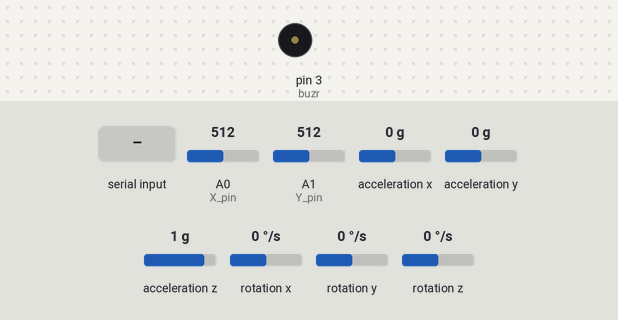
This sketch was run on a simulated Arduino Uno, built with avr-gcc and run on an emulated ATmega328P. On the bench: buzzer (waves = sounding). Wiring (inferred from the names in the program): MPU-6050 motion sensor at I2C address 0x68. The test bench sets the inputs (shaded band); at power-on: A0 (X_pin) = 512, A1 (Y_pin) = 512, acceleration x 0 g, acceleration y 0 g, acceleration z 1 g, rotation x 0 °/s, rotation y 0 °/s, rotation z 0 °/s. What the sketch prints to the serial monitor is not drawn.

Above: at 1.2 s.
1.3 s: "a" received over Serial
At 1.36 s:
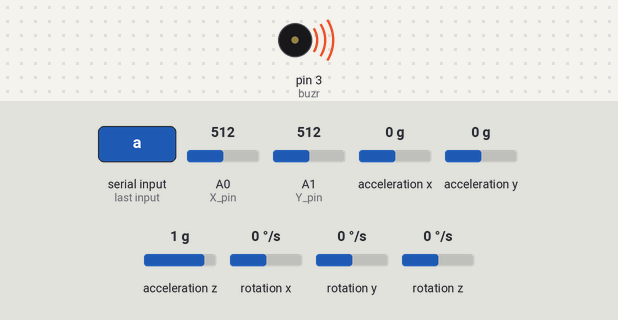
4.4 s: A0 (X_pin) set to 884
5.9 s: A0 (X_pin) set to 906
7.8 s: A1 (Y_pin) set to 882
9.3 s: A1 (Y_pin) set to 916
Timing chart, 0 to 12.3 s (numbered marks = the images above; inputs shaded):
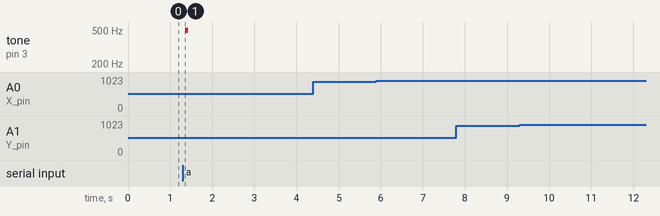

Measured:
- after the input at 1.3 s, tone on pin 3 (buzr): silent → 496 Hz after 0.06 s, → silent 0.08 s later
- after the input at 4.4 s, every drawn part: stays the same
- after the input at 5.9 s, every drawn part: stays the same
- after the input at 7.8 s, every drawn part: stays the same
- after the input at 9.3 s, every drawn part: stays the same

The sketch:

sketch_mar25a.ino
```cpp
#include<Wire.h>
const int SW_pin = 2; // digital pin connected to switch output of joystick
const int X_pin = 0; // analog pin connected to X output of joystick
const int Y_pin = 1; // analog pin connected to Y output of joystick
int Joy_y;
int Joy_x;
bool vert, hori;
char s_evt;
const int MPU_addr=0x68;  // I2C address of the MPU-6050
int16_t AcX,AcY,AcZ,Tmp,GyX,GyY,GyZ;

int buzr = 3;//the pin of the active buzzer

void setup() {
  // put your setup code here, to run once:
  //joystick setup
  pinMode(SW_pin, INPUT);
  digitalWrite(SW_pin, HIGH);
  Serial.begin(9600);

   // initialize serial communication at 9600 bits per second:
  //Serial.begin(9600);

  //setup gyroscope
  Wire.begin();
  Wire.beginTransmission(MPU_addr);
  Wire.write(0x6B);  // PWR_MGMT_1 register
  Wire.write(0);     // set to zero (wakes up the MPU-6050)
  Wire.endTransmission(true);
  //Serial.begin(9600);

  pinMode(buzr,OUTPUT);//initialize the buzzer pin as an output
}

void loop() {
  // put your main code here, to run repeatedly:
  Joy_x = analogRead(X_pin);
  Joy_y = analogRead(Y_pin);
  if(hori == false){
    if(Joy_x >= 900){
      Serial.print("d");
      hori = true;
      vert = false;
    }
    else if(Joy_x <= 100){
      Serial.print("a");
      hori = true;
      vert = false;
    }
  }
  if(vert == false){
    if(Joy_y >= 900){
      Serial.print("s");
      vert = true;
      hori = false;
    }
    else if(Joy_y <= 100){
      Serial.print("w");
      vert = true;
      hori = false;
    }
  }
  Wire.beginTransmission(MPU_addr);
  Wire.write(0x3B);  // starting with register 0x3B (ACCEL_XOUT_H)
  Wire.endTransmission(false);
  Wire.requestFrom(MPU_addr,14,true);  // request a total of 14 registers
  AcX=Wire.read()<<8|Wire.read();  // 0x3B (ACCEL_XOUT_H) & 0x3C (ACCEL_XOUT_L)
  AcY=Wire.read()<<8|Wire.read();  // 0x3D (ACCEL_YOUT_H) & 0x3E (ACCEL_YOUT_L)
  AcZ=Wire.read()<<8|Wire.read();  // 0x3F (ACCEL_ZOUT_H) & 0x40 (ACCEL_ZOUT_L)
  Tmp=Wire.read()<<8|Wire.read();  // 0x41 (TEMP_OUT_H) & 0x42 (TEMP_OUT_L)
  GyX=Wire.read()<<8|Wire.read();  // 0x43 (GYRO_XOUT_H) & 0x44 (GYRO_XOUT_L)
  GyY=Wire.read()<<8|Wire.read();  // 0x45 (GYRO_YOUT_H) & 0x46 (GYRO_YOUT_L)
  GyZ=Wire.read()<<8|Wire.read();  // 0x47 (GYRO_ZOUT_H) & 0x48 (GYRO_ZOUT_L)
  if(vert == false){

    if(GyX >= 10000){
      Serial.println("s");
      vert = true;
      hori = false;
    }
    else if(GyX <= -10000){
      Serial.println("w");
      vert = true;
      hori = false;
    }
  }
  if(hori == false){
    if(GyY >= 10000){
      Serial.println("d");
      hori = true;
      vert = false;
    }
    else if(GyY <= -10000){
      Serial.println("a");
      hori = true;
      vert = false;
    }
  }
  delay(30);
   if (Serial.available() > 0) {
    s_evt = Serial.read();
    if(s_evt == 'f')
    {
      hori = false;
      vert = false;
    }
    if(s_evt == 'a'){
      for(int i=0;i<30;i++)
      {
        digitalWrite(buzr,HIGH);
        delay(1);//wait for 1ms
        digitalWrite(buzr,LOW);
        delay(1);//wait for 1ms
      }
    }
   }

}
```
